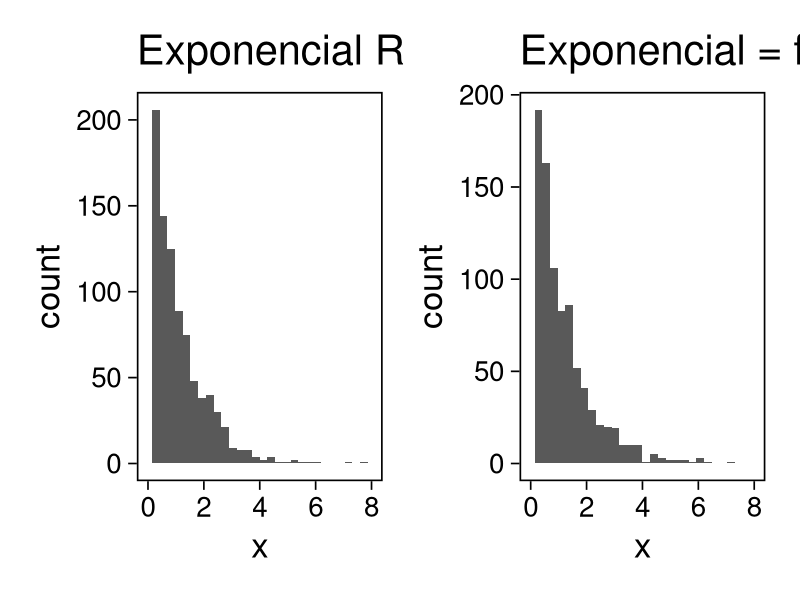
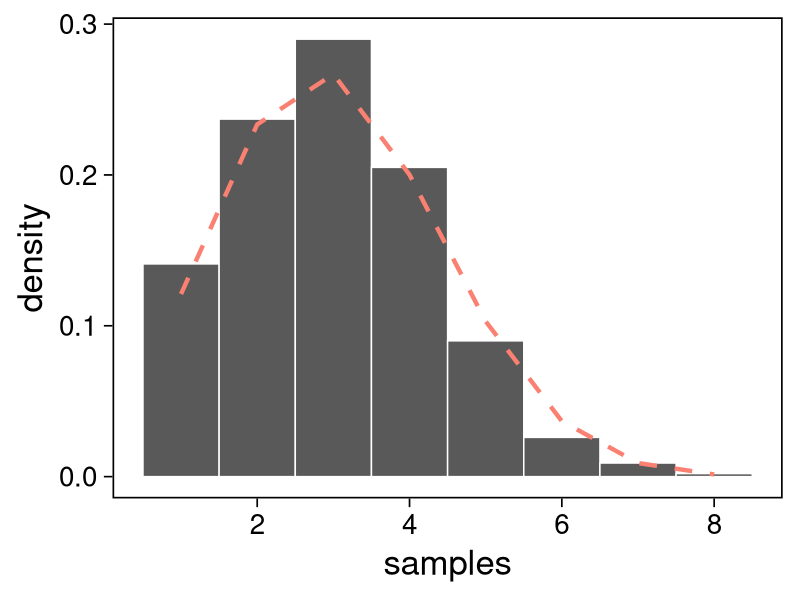
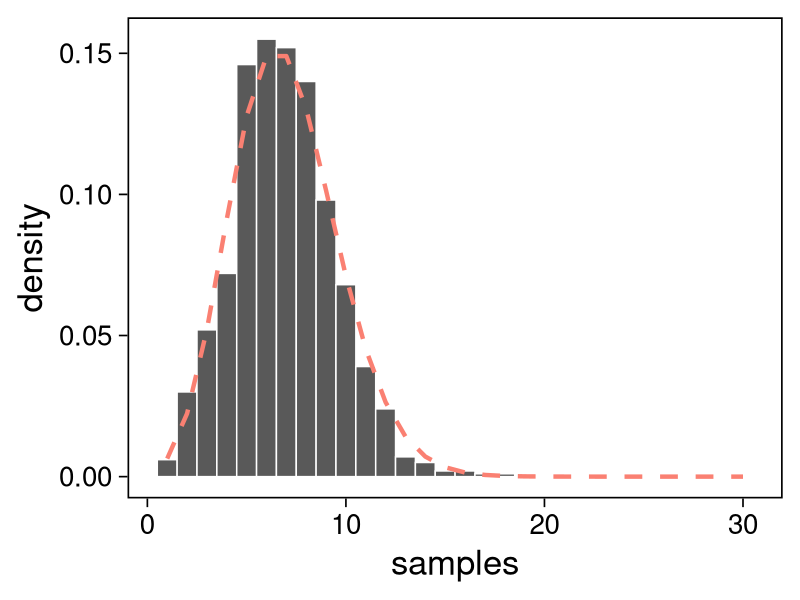
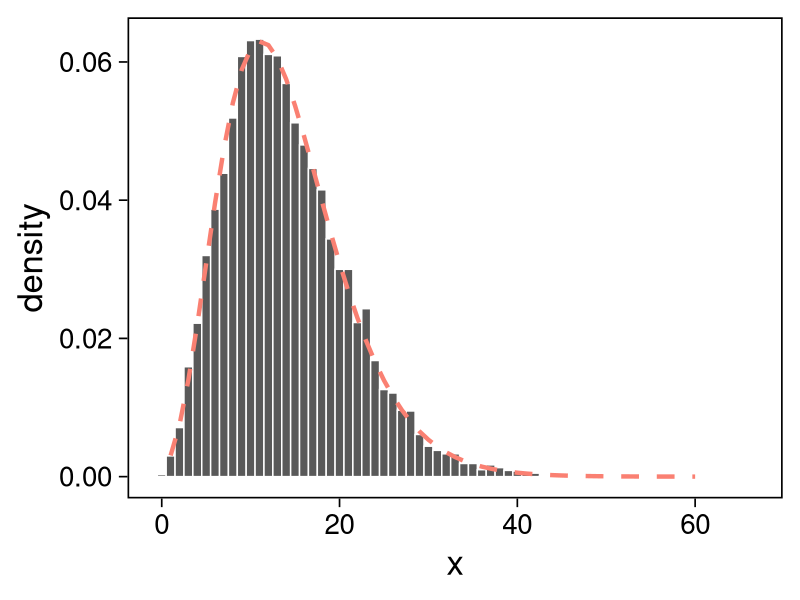
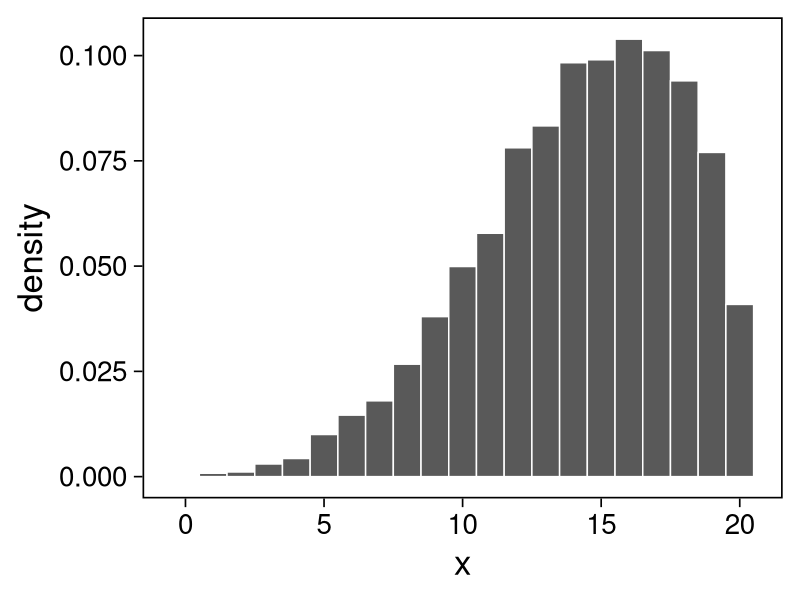
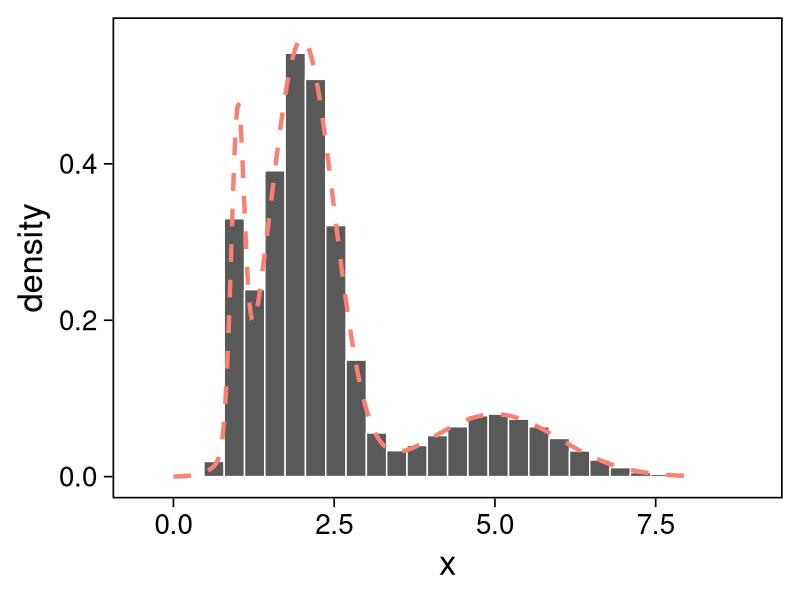
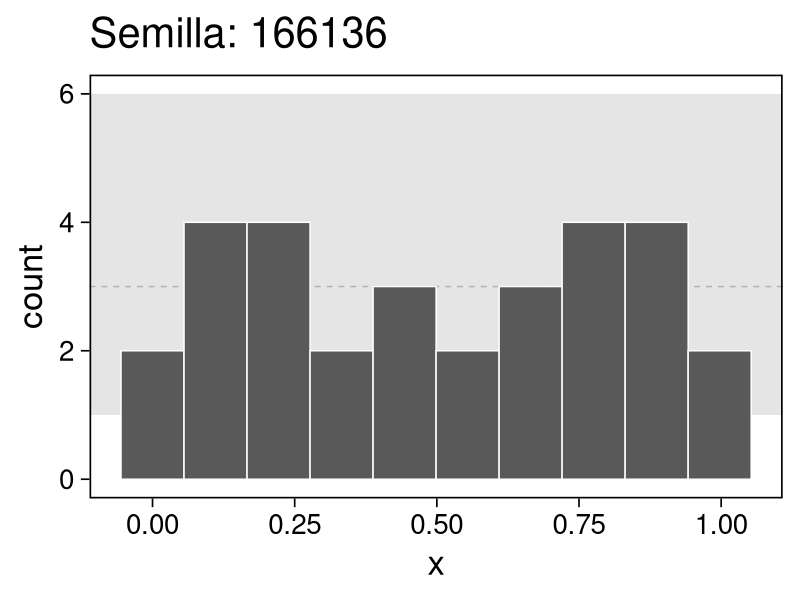
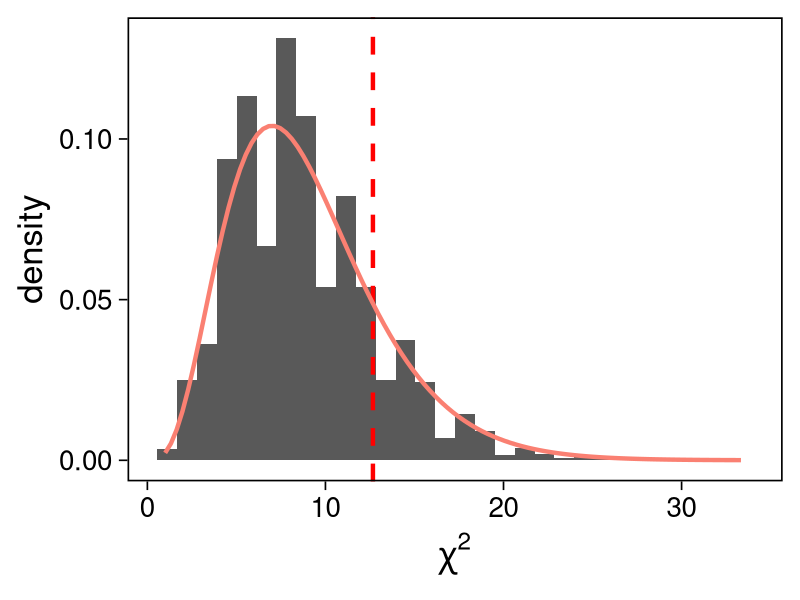

Source code (R) for these figures, in order:
## Setup --------------------------------------------
library(tidyverse)
library(patchwork)
library(scales)
## Cambia el default del tamaño de fuente 
theme_set(theme_linedraw(base_size = 25))

## Cambia el número de decimales para mostrar
options(digits = 4)

sin_lineas <- theme(panel.grid.major = element_blank(),
                    panel.grid.minor = element_blank())
color.itam  <- c("#00362b","#004a3b", "#00503f", "#006953", "#008367", "#009c7b", "#00b68f", NA)

sin_lineas <- theme(panel.grid.major = element_blank(), panel.grid.minor = element_blank())
sin_leyenda <- theme(legend.position = "none")
sin_ejes <- theme(axis.ticks = element_blank(), axis.text = element_blank())

g1 <- tibble(x = rexp(1000, 1)) |>
  ggplot(aes(x)) +
  geom_histogram() + sin_lineas +
  xlim(0, 8) + ggtitle("Exponencial R")

g2 <- tibble(u = runif(1000),
             x = -log(u)) |>
  ggplot(aes(x)) +
  geom_histogram() + sin_lineas +
  xlim(0, 8) + ggtitle("Exponencial = f(Uniforme)")

g1 + g2

set.seed(108)
U <- runif(3 * 10^4)      # Genera uniformes
U <- matrix(U, nrow = 3)  # Transforma a matriz
X <- -log(U)              # Transforma a exponenciales
X <- 2 * apply(X, 2, sum) # Suma los tres renglones
summary(X)

set.seed(108)
runif(3 * 10^4) |>        # Genera uniformes 
  matrix(nrow = 3) |>     # Transforma a matriz
  log() |>                # Calcula logaritmos
  apply(2, function(x){-2 * sum(x)} ) |> 
  summary()

set.seed(108)
Sigma <- diag(2); Sigma[1,2] <- .75; Sigma[2,1] <- .75;
L <- chol(Sigma)

Z <- rnorm(2 * 10^4)      # Generamos vectores estandar
Z <- matrix(Z, nrow = 2)  # Reacomodamos en matriz
X <- t(L) %*% Z           # Transformacion lineal
cov(t(X))

k <- 1:10
pbinom(k, 10, .3)

rbinomial <- function(nsamples, size, theta){
  probs <- pbinom(1:10, size, theta)
  x <- c()
  for (jj in 1:nsamples){
    u <- runif(1)
    x[jj] <- which(probs > u)[1]
  }
  return(x)
}

set.seed(108)
x <- rbinomial(1000, 10, .3)
tibble(samples = x) |>
  ggplot(aes(samples)) +
  geom_histogram(aes(y = ..density..),
                 binwidth = 1,
                 color = 'white') +
  geom_line(data = tibble(x_ = 1:8, y_ = dbinom(x_, 10, .3)),
          aes(x_, y_), lwd = 1.5, lty = 2, 
          colour = "salmon") + 
  sin_lineas

k <- 1:24
ppois(k, 7)

rpoisson <- function(nsamples, lambda){
  probs <- ppois(1:30, lambda)
  x <- c()
  for (jj in 1:nsamples){
    u <- runif(1)
    x[jj] <- which(probs > u)[1]
  }
  return(x)
}

set.seed(108)
x <- rpoisson(1000, 7)
tibble(samples = x) |>
  ggplot(aes(samples)) +
  geom_histogram(aes(y = ..density..),
                 binwidth = 1,
                 color = 'white') +
  geom_line(data = tibble(x_ = 1:30, y_ = dpois(x_, 7)),
          aes(x_, y_), lwd = 1.5, lty = 2, 
          colour = "salmon") + 
  sin_lineas

nsamples <- 10^4
n <- 6; theta <- .3
y <- rgamma(nsamples, n, rate = theta/(1-theta))
x <- rpois(nsamples, y)

tibble(samples = x) |>
ggplot(aes(x)) +
  geom_histogram(aes(y = ..density..),
                 binwidth = 1, color = "white") +
  geom_line(data = tibble(x_ = 1:60, y_ = dnbinom(x_, n, theta)),
            aes(x_, y_), lwd = 1.5, lty = 2, 
            colour = "salmon") +
  sin_lineas

nsamples <- 10^4
n <- 20; a <- 5; b <- 2
theta <- rbeta(nsamples, a, b)
x <- rbinom(nsamples, n, theta)

tibble(samples = x) |>
ggplot(aes(x)) +
  geom_histogram(aes(y = ..density..),
                 binwidth = 1, color = "white") +
  sin_lineas

nsamples <- 10^5
y <- sample(1:3, size = nsamples, prob = c(.1, .7, .2), replace = TRUE)
x <- rnorm(nsamples,
           mean = ifelse(y==1, 1, ifelse(y==2, 2, 5)),
           sd = ifelse(y==1, 0.1, ifelse(y==2, 0.5, 1)))

tibble(samples = x) |>
ggplot(aes(x)) +
  geom_histogram(aes(y = ..density..), color = "white") +
  geom_line(data = tibble(x_ = seq(0, 8, length = 500),
                          y_ = .1 * dnorm(x_, 1, 0.1) +
                               .7 * dnorm(x_, 2, .5) +
                               .2 * dnorm(x_, 5, 1)),
            aes(x_, y_), lwd = 1.5, lty = 2, 
            colour = "salmon") +    
  sin_lineas

## Esto es para poner a prueba un pseudo generador 
rpseudo.uniform <- function(nsamples, seed = 108727){
  x0 <- seed; a <- 7**5; m <- (2**31)-1;
  x  <- x0; 
  for (jj in 2:nsamples){
    x[jj] <- (a * x[jj-1]) %% m
  }
  x/m
}

nsamples <- 30;  nbins <- 10;
samples <- data.frame(x = rpseudo.uniform(nsamples, seed = 166136))
samples |>
ggplot(aes(x)) +
  geom_hline(yintercept = nsamples/nbins, color = "darkgray", lty = 2) +
  annotate("rect",
           ymin = qbinom(.95, nsamples, 1/nbins),
           ymax = qbinom(.05, nsamples, 1/nbins),
           xmin = -Inf, xmax = Inf,
           alpha = .4, fill = "gray") + 
  geom_histogram(bins = nbins, color = "white") + sin_lineas +
  ggtitle("Semilla: 166136")

## Esto es para poner a prueba un pseudo generador =============================
rpseudo.uniform <- function(nsamples, seed = 108727){
  x0 <- seed; a <- 7**5; m <- (2**31)-1;
  x  <- x0; 
  for (jj in 2:nsamples){
    x[jj] <- (a * x[jj-1]) %% m
  }
  x/m
}

nsamples <- 30; nbreaks <- 10
samples <- data.frame(x = rpseudo.uniform(nsamples))

Fn <- hist(samples$x, breaks = nbreaks, plot = FALSE)$counts/nsamples
F0 <- 1/nbreaks

X2.obs <- (nsamples*nbreaks)*sum((Fn - F0)**2)

## Esto es para generar datos observados de la distribucion que queremos 
experiment <- function(nsamples){
  nbreaks <- 10
  samples <- data.frame(x = runif(nsamples))
  Fn <- hist(samples$x, breaks = nbreaks, plot = FALSE)$counts/nsamples
  F0 <- 1/nbreaks
  X2 <- (nsamples*nbreaks)*sum((Fn - F0)**2)
  return(X2)
}

X2 <- c()
for (jj in 1:5000){
  X2[jj] <- experiment(nsamples)
}

data.frame(estadistica = X2) |>
  ggplot(aes(estadistica)) +
  geom_histogram(aes(y = ..density..)) +
  geom_vline(xintercept = X2.obs, lty = 2, color = 'red', lwd = 1.5) +
  stat_function(fun = dchisq, args = list(df = nbreaks - 1), color = 'salmon', lwd = 1.5) +
  sin_lineas + xlab(expression(chi^{2}))

print(paste("Estadistico: ", round(X2.obs, 4), ", Probabilidad: ", mean(X2 >= X2.obs), sep =''))

counts.obs <- Fn*nsamples 
chisq.test(counts.obs, p = rep(1, nbreaks)/nbreaks, simulate.p.value = TRUE)

ks.test(samples$x, "punif")
